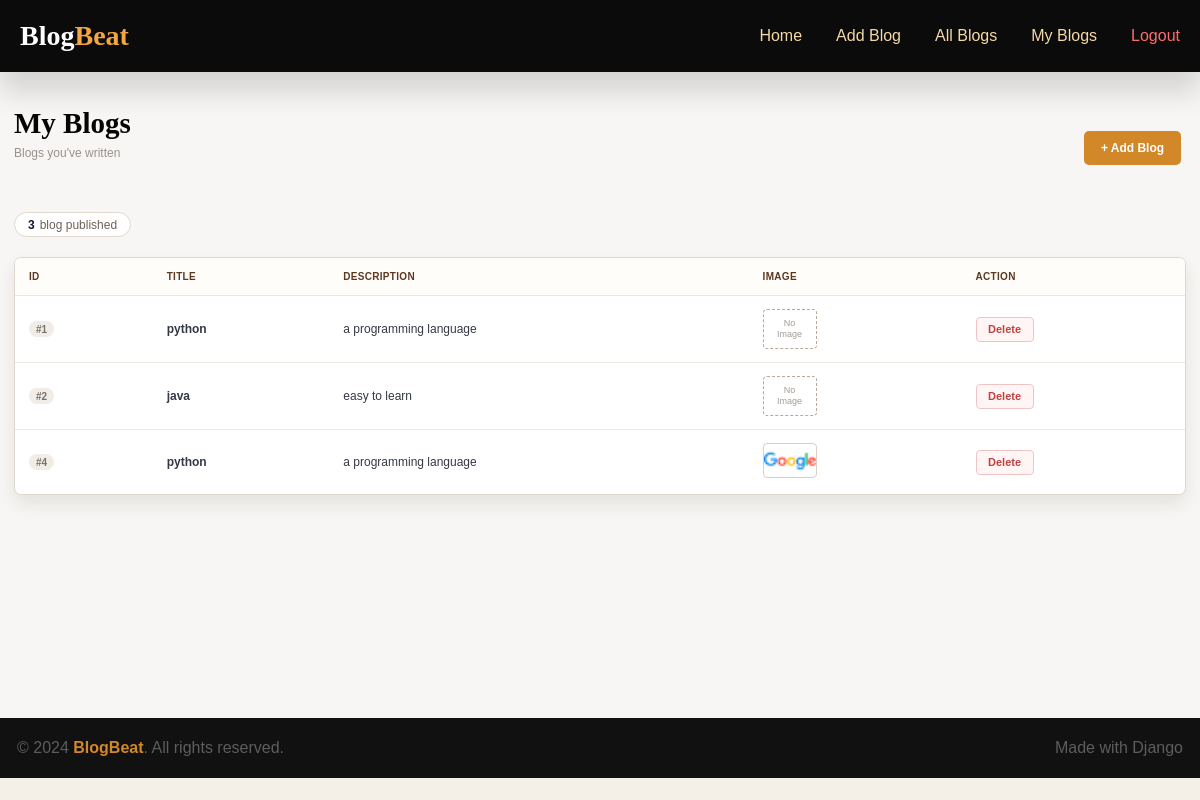
/my-blogs (signed in), run on the app's committed database.
### blogapp/models.py (models this page shows)
class Blog(models.Model):
    title=models.CharField(max_length=30)
    description=models.CharField(max_length=200)
    user=models.ForeignKey(User,on_delete=models.CASCADE)
    image=models.ImageField(upload_to="blogs/",default="")
    class Meta:
        db_table="blogs"

### blogapp/views.py (the view)
# urls.py: path("my-blogs",b.myblogs),
@login_required
def myblogs(request):
    blogs=Blog.objects.filter(user=request.user)
    return render(request,"myblogs.html",{"blogs":blogs})

### blogapp/templates/myblogs.html (shortened to what this page needs)
{% extends 'master.html' %}
{% load static %}
{% block "main" %}
<link rel="stylesheet" href="{% static 'style.css' %}">
<main class="my-blogs-page">
    <section class="my-blogs-header">
        <div>
            <h1>My Blogs</h1>
            <p>Blogs you've written</p>
        </div>
        <a class="add-blog-btn" href="/add-blog">+ Add Blog</a>
    </section>
    <div class="my-blog-count"><strong>{{ blogs|length }}</strong> blog published</div>
    <section class="blogs-table-card my-blogs-table-card">
        <table class="blogs-table my-blogs-table">
            <thead>
                <tr>
                    <th>ID</th>
                    <th>Title</th>
                    <th>Description</th>
                    <th>Image</th>
                    <th>Action</th>
                </tr>
            </thead>
            <tbody>
                {% for blog in blogs %}
                <tr>
                    <td><span class="blog-id">#{{ blog.id }}</span></td>
                    <td class="blog-title">{{ blog.title }}</td>
                    <td>{{ blog.description }}</td>
                    <td>
                        {% if blog.image %}
                        <img class="blog-thumb" src="{{ blog.image.url }}" alt="{{ blog.title }}">
                        {% else %}
                        <span class="no-image">No<br>Image</span>
                        {% endif %}
                    </td>
                    <td>
                        <form class="delete-form" method="post" action="/delete-blog/{{ blog.id }}">
                            <button class="delete-btn" type="submit">Delete</button>
                        </form>
                    </td>
                </tr>
                {% empty %}
                <tr>
                    <td class="empty-blogs" colspan="5">No blogs found</td>
                </tr>
                {% endfor %}
            </tbody>
        </table>
    </section>
</main>
{% endblock %}

### userapp/templates/master.html (shortened to what this page needs)
{% load static %}
<!DOCTYPE html>
<html lang="en">
<head>
    <link rel="stylesheet" href="{% static 'css/style.css' %}" />
</head>
<body>
    <header>
        <div class="logo">
            <a href="/home">Blog<span>Beat</span></a>
        </div>
        <nav>
            {% if user.is_authenticated %}
            <ul>
                <li><a href="/home">Home</a></li>
                <li><a href="/add-blog">Add Blog</a></li>
                <li><a href="/all-blogs">All Blogs</a></li>
                <li><a href="/my-blogs">My Blogs</a></li>
                <li><a href="/logout" class="logout">Logout</a></li>
            </ul>
            {% else %}
            <ul>
                <li><a href="/register">Register</a></li>
                <li><a href="/accounts/login/">Login</a></li>
            </ul>
            {% endif %}
        </nav>
    </header>
    {% block "main" %}
    {% endblock %}
    <footer class="site-footer">
        <p>&copy; 2024 <span>BlogBeat</span>. All rights reserved.</p>
        <p>Made with Django</p>
    </footer>
</body>
</html>

### userapp/static/css/style.css (style rules this page uses)
* { margin: 0; padding: 0; box-sizing: border-box; }
body { font-family: Arial, Helvetica, sans-serif; background-color: #f4efe7; color: #111111; }
header { width: 100%; height: 72px; position: fixed; top: 0; left: 0; right: 0; z-index: 30; background-color: #0b0b0b; display: flex; justify-content: space-between; align-items: center; padding: 0 20px; box-shadow: 0 20px 28px rgba(0, 0, 0, 0.14); }
.logo a { text-decoration: none; font-family: Georgia, "Times New Roman", serif; font-size: 28px; font-weight: bold; color: white; }
.logo span { color: #f4a641; }
nav ul { list-style: none; display: flex; align-items: center; gap: 34px; }
nav ul li a { text-decoration: none; color: #f5d9a6; font-size: 16px; transition: 0.3s; }
.logout { color: #ff6b6b; }
.site-footer { min-height: 60px; flex-shrink: 0; display: flex; align-items: center; justify-content: space-between; gap: 16px; background: #111111; color: #5d5d5d; font-size: 16px; padding: 0 17px; margin-top: 0; }
.site-footer p { margin: 0; }
.site-footer span { color: #d28728; font-weight: 700; }

### blogapp/static/style.css (style rules this page uses)
.add-blog-btn { min-width: 97px; height: 34px; display: inline-flex; align-items: center; justify-content: center; margin-top: 23px; border-radius: 5px; background: #d28728; color: #ffffff; text-decoration: none; font-size: 12px; font-weight: 700; transition: transform 160ms ease, box-shadow 160ms ease; }
.blogs-table-card { margin: 0 auto; overflow: hidden; border: 1px solid #ded8d1; border-radius: 7px; background: #ffffff; box-shadow: 0 9px 17px rgba(45, 35, 26, 0.09); }
.blogs-table { width: 100%; border-collapse: collapse; }
.blogs-table th, .blogs-table td { padding: 13px 14px; text-align: left; border-bottom: 1px solid #ece7e1; color: #343946; font-size: 12px; }
.blogs-table th { background: #fffdfa; color: #5d3821; font-size: 10px; font-weight: 700; letter-spacing: 0.3px; text-transform: uppercase; }
.blogs-table tbody tr:last-child td { border-bottom: 0; }
.blog-id { display: inline-flex; align-items: center; justify-content: center; min-width: 25px; height: 16px; border-radius: 999px; background: #f1ece5; color: #77716b; font-size: 10px; font-weight: 700; }
.blog-title { color: #0f172a; font-weight: 700; }
.blog-thumb { width: 54px; height: 35px; object-fit: cover; border-radius: 4px; border: 1px solid #d8d0c8; }
.no-image { width: 54px; height: 40px; display: inline-flex; align-items: center; justify-content: center; border: 1px dashed #b8a999; border-radius: 4px; color: #a39b94; font-size: 9px; line-height: 1.25; text-align: center; }
.delete-form { margin: 0; }
.delete-btn { height: 25px; min-width: 58px; border: 1px solid #f0c4c4; border-radius: 4px; background: #fff5f5; color: #c24141; font-size: 11px; font-weight: 700; cursor: pointer; transition: transform 160ms ease, box-shadow 160ms ease; }
.my-blogs-page { min-height: calc(100vh - 82px); padding: 108px 14px 42px; background: #f7f6f4; }
.my-blogs-header { display: flex; align-items: flex-start; justify-content: space-between; gap: 20px; margin: 0 5px 47px 0; }
.my-blogs-header h1 { margin: 0 0 6px; font-family: Georgia, "Times New Roman", serif; font-size: 29px; line-height: 1.1; color: #050505; }
.my-blogs-header p { margin: 0; color: #99928b; font-size: 12px; }
.my-blog-count { width: fit-content; height: 25px; display: inline-flex; align-items: center; justify-content: center; margin: 0 0 20px; border: 1px solid #e0d8cf; border-radius: 999px; background: #ffffff; color: #6d625a; font-size: 12px; padding: 0 13px; }
.my-blog-count strong { margin-right: 5px; color: #0f172a; }
.my-blogs-table-card { width: 100%; }
.my-blogs-table th, .my-blogs-table td { padding-left: 14px; padding-right: 14px; }

### data on the page
Blog: id "1", title "python", description "a programming language", image "No"
Blog: id "2", title "java", description "easy to learn", image "No"
Blog: id "4", title "python", description "a programming language", image (picture)

### other printed values
{{ blogs|length }} "3"
